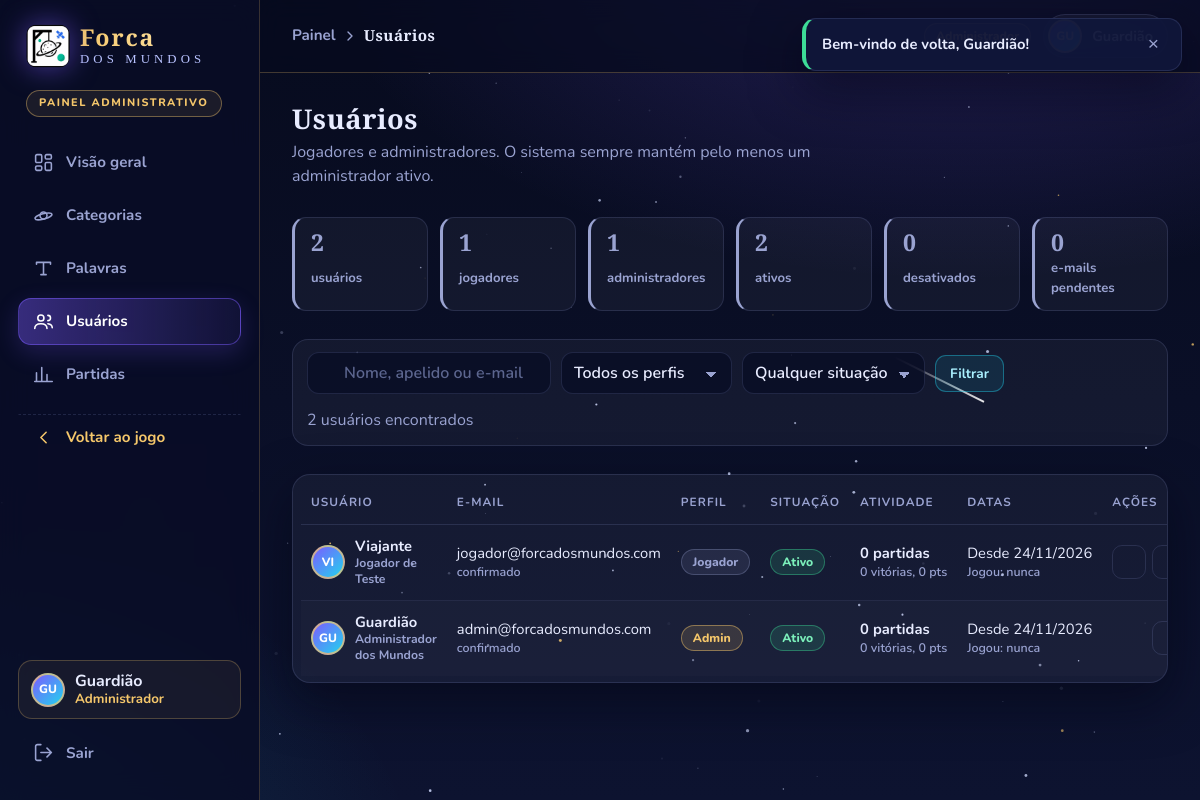
Screenshot of /public/admin/usuarios (signed in) with the database file from the repository.
### tables this page shows
CREATE TABLE usuarios (
    id        INT UNSIGNED NOT NULL AUTO_INCREMENT,
    nome      VARCHAR(120) NOT NULL,
    apelido   VARCHAR(30)  NOT NULL,
    email     VARCHAR(160) NOT NULL,
    senha     VARCHAR(255) NOT NULL,
    foto      VARCHAR(80)  NULL DEFAULT NULL,
    perfil    ENUM('admin', 'jogador') NOT NULL DEFAULT 'jogador',
    status    ENUM('ativo', 'inativo') NOT NULL DEFAULT 'ativo',
     
     
    email_verificado_em DATETIME NULL DEFAULT NULL,
    criado_em DATETIME NOT NULL DEFAULT CURRENT_TIMESTAMP,
    PRIMARY KEY (id),
    UNIQUE KEY uq_usuarios_email (email),
    UNIQUE KEY uq_usuarios_apelido (apelido),
    KEY idx_usuarios_perfil_status (perfil, status)
);

### app/Views/admin/usuarios.php (the view, shortened to what the rows shown need)
<header class="admin-cabecalho">
    <div>
        <h1>Usuários</h1>
    </div>
</header>
            <?= icone_admin('busca') ?>
<?php if (!$lista): ?>
    <div class="vazio card"><p>Nenhum usuário encontrado com esses filtros.</p></div>
<?php else: ?>
<div class="card tabela-caixa">
    <table class="tabela">
        <thead><tr><th>Usuário</th><th>E-mail</th><th>Perfil</th><th>Situação</th><th>Atividade</th><th>Datas</th><th class="col-acoes">Ações</th></tr></thead>
        <tbody>
            <?php foreach ($lista as $u):
                $confirmado = !empty($u['email_verificado_em']);
                $item = $u;
                unset($item['senha']);
                $item['iniciais'] = iniciais($u['apelido']);
                $item['foto_url'] = foto_url($u);
                $item['perfil_rotulo'] = $u['perfil'] === 'admin' ? 'Administrador' : 'Jogador';
                $item['status_rotulo'] = $u['status'] === 'ativo' ? 'Ativo' : 'Desativado';
                $item['email_rotulo'] = $confirmado ? 'Confirmado em ' . formatar_data($u['email_verificado_em']) : 'Ainda não confirmado';
                $item['partidas_rotulo'] = plural((int) $u['total_partidas'], 'partida', 'partidas') . ', ' . plural((int) $u['total_vitorias'], 'vitória', 'vitórias');
                $item['pontos_rotulo'] = number_format((int) $u['total_pontos'], 0, ',', '.');
                $item['ultima_rotulo'] = $u['ultima_partida'] ? formatar_data($u['ultima_partida']) : 'Nunca jogou';
                $item['criado_em_fmt'] = formatar_data($u['criado_em']);
            ?>
                <tr>
                    <td data-rotulo="Usuário">
                        <span class="jogador-celula">
                            <?php $avatarUsuario = $u; $avatarClasse = 'avatar-sm'; require __DIR__ . '/../partials/avatar.php'; ?>
                            <span><strong><?= e($u['apelido']) ?></strong><small class="texto-suave"><?= e($u['nome']) ?></small></span>
                        </span>
                    </td>
                    <td data-rotulo="E-mail">
                        <span class="celula-dupla">
                            <span><?= e($u['email']) ?></span>
                            <small><?= $confirmado ? 'confirmado' : 'não confirmado' ?></small>
                        </span>
                    </td>
                    <td data-rotulo="Perfil"><span class="badge <?= $u['perfil'] === 'admin' ? 'badge-ouro' : 'badge-neutro' ?>"><?= $u['perfil'] === 'admin' ? 'Admin' : 'Jogador' ?></span></td>
                    <td data-rotulo="Situação">
                        <span class="badge <?= $u['status'] === 'ativo' ? 'badge-ok' : 'badge-erro' ?>"><?= $u['status'] === 'ativo' ? 'Ativo' : 'Desativado' ?></span>
                    </td>
                    <td data-rotulo="Atividade">
                        <span class="celula-dupla nowrap">
                            <strong><?= e(plural((int) $u['total_partidas'], 'partida', 'partidas')) ?></strong>
                            <small><?= e(plural((int) $u['total_vitorias'], 'vitória', 'vitórias')) ?>, <?= e(number_format((int) $u['total_pontos'], 0, ',', '.')) ?> pts</small>
                        </span>
                    </td>
                    <td data-rotulo="Datas">
                        <span class="celula-dupla nowrap">
                            <span>Desde <?= e(formatar_data($u['criado_em'], false)) ?></span>
                            <small>Jogou: <?= $u['ultima_partida'] ? e(tempo_atras($u['ultima_partida'])) : 'nunca' ?></small>
                        </span>
                    </td>
                    <td class="col-acoes">
                        <div class="acoes">
                            <button type="button" class="btn-acao ciano" title="Ver detalhes" aria-label="Ver detalhes de <?= e($u['apelido']) ?>" data-modal-open="modal-usuario-ver" data-item="<?= e(json_encode($item, JSON_UNESCAPED_UNICODE)) ?>"><?= icone_admin('olho') ?></button>
                            <button type="button" class="btn-acao ouro" title="Editar" aria-label="Editar <?= e($u['apelido']) ?>" data-modal-open="modal-usuario" data-titulo="Editar usuário" data-item="<?= e(json_encode($item, JSON_UNESCAPED_UNICODE)) ?>"><?= icone_admin('lapis') ?></button>
                        </div>
                    </td>
                </tr>
            <?php endforeach; ?>
        </tbody>
    </table>
</div>
<?php endif; ?>

### app/Views/partials/avatar.php
<?php
$avatarFoto = foto_url($avatarUsuario ?? null);
$avatarClasse = $avatarClasse ?? '';
?>
<?php if ($avatarFoto): ?>
    <img class="avatar <?= e($avatarClasse) ?>" src="<?= e($avatarFoto) ?>" alt="Foto de <?= e($avatarUsuario['apelido'] ?? '') ?>">
<?php else: ?>
    <span class="avatar avatar-iniciais <?= e($avatarClasse) ?>"><?= e(iniciais($avatarUsuario['apelido'] ?? '?')) ?></span>
<?php endif; ?>

### app/Core/helpers.php (shortened to what the rows shown need)
<?php
function e($valor): string
{
    return htmlspecialchars((string) $valor, ENT_QUOTES | ENT_SUBSTITUTE, 'UTF-8');
}
function formatar_data(?string $data, bool $comHora = true): string
{
    return date($comHora ? 'd/m/Y H:i' : 'd/m/Y', strtotime($data));
}
function foto_url(?array $usuario): ?string
{
    if (!$usuario || empty($usuario['foto'])) {
        return null;
    }
    return upload_url($usuario['foto'], 'perfis');
}
function iniciais(?string $apelido): string
{
    $apelido = trim((string) $apelido);
    return mb_strtoupper(mb_substr($apelido !== '' ? $apelido : '?', 0, 2));
}
function plural(int $n, string $singular, string $plural): string
{
    return $n . ' ' . ($n === 1 ? $singular : $plural);
}
function icone_admin(string $nome): string
{
    $icones = [
        'usuarios'   => '<circle cx="9" cy="8" r="3.5"/><path d="M2 20c0-3.5 3-5.5 7-5.5s7 2 7 5.5M17 11a3 3 0 1 0 0-6M22 19c0-2.5-2-4-5-4.5"/>',
        'partidas'   => '<path d="M4 20V10M10 20V4M16 20v-8M22 20H2"/>',
        'vitorias'   => '<path d="M8 21h8M12 17v4M7 4h10v5a5 5 0 0 1-10 0zM17 5h3v2a3 3 0 0 1-3 3M7 5H4v2a3 3 0 0 0 3 3"/>',
        'derrotas'   => '<circle cx="12" cy="12" r="9"/><path d="M9 9l6 6M15 9l-6 6"/>',
        'pontos'     => '<path d="M12 2l2.9 6.6 7.1.7-5.3 4.8 1.5 7-6.2-3.6-6.2 3.6 1.5-7L2 9.3l7.1-.7z"/>',
        'categorias' => '<circle cx="12" cy="12" r="4"/><ellipse cx="12" cy="13" rx="10" ry="3" transform="rotate(-15 12 13)"/>',
        'palavras'   => '<path d="M4 7V5h16v2M12 5v14M9 19h6"/>',
        'email'      => '<rect x="3" y="5" width="18" height="14" rx="2"/><path d="M3 7l9 6 9-6"/>',
        'email-ok'   => '<rect x="3" y="5" width="18" height="14" rx="2"/><path d="M3 7l9 6 9-6M8 16l2.5 2.5L16 13"/>',
        'olho'       => '<path d="M2 12s4-7 10-7 10 7 10 7-4 7-10 7S2 12 2 12z"/><circle cx="12" cy="12" r="3"/>',
        'lapis'      => '<path d="M4 20l1-4L16.5 4.5a2.1 2.1 0 0 1 3 3L8 19z"/><path d="M14 7l3 3"/>',
        'energia'    => '<path d="M12 3v9"/><path d="M6.3 6.8a8 8 0 1 0 11.4 0"/>',
        'lixeira'    => '<path d="M4 7h16M10 11v6M14 11v6M6 7l1 13h10l1-13M9 7V4h6v3"/>',
        'busca'      => '<circle cx="11" cy="11" r="6.5"/><path d="M20 20l-4-4"/>',
        'check'      => '<circle cx="12" cy="12" r="9"/><path d="M8 12.5l2.7 2.7L16 9.8"/>',
        'mais'       => '<path d="M12 5v14M5 12h14"/>',
    ];
    $conteudo = $icones[$nome] ?? $icones['partidas'];
    return '<svg viewBox="0 0 24 24" fill="none" stroke="currentColor" stroke-width="1.8" stroke-linecap="round" stroke-linejoin="round" aria-hidden="true">' . $conteudo . '</svg>';
}

### rows the page displays
usuarios: apelido "VI", apelido "Viajante", nome "Jogador de Teste", email "jogador@forcadosmundos.com", shows "confirmado", perfil "Jogador", status "Ativo", total_partidas "0 partidas", total_vitorias "0 vitórias", total_pontos "0", criado_em "24/11/2026"
usuarios: apelido "GU", apelido "Guardião", nome "Administrador dos Mundos", email "admin@forcadosmundos.com", shows "confirmado", perfil "Admin", status "Ativo", total_partidas "0 partidas", total_vitorias "0 vitórias", total_pontos "0", criado_em "24/11/2026"

### other values shown
$rotulo "Visão geral"
$rotulo "Categorias"
$rotulo "Palavras"
$rotulo "Usuários"
$rotulo "Partidas"
iniciais($avatarUsuario['apelido'] ?? '?') "GU"
$usuario['apelido'] "Guardião"
$titulo "Usuários"
$resumo['total'] "2"
$resumo['jogadores'] "1"
$resumo['admins'] "1"
$resumo['ativos'] "2"
$resumo['inativos'] "0"
$resumo['pendentes'] "0"
